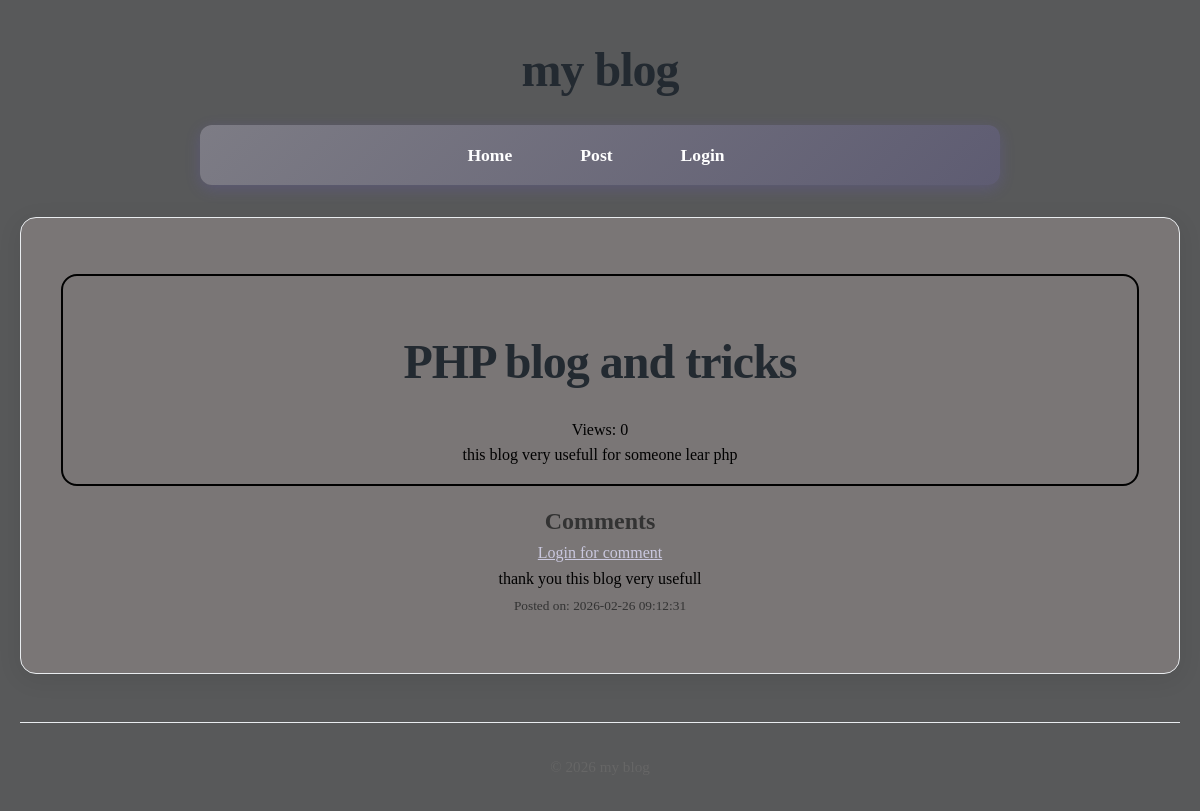
Screenshot of /post/2 with the database file from the repository.
### tables this page shows
CREATE TABLE posts(
    id INTEGER PRIMARY KEY AUTOINCREMENT,
    title TEXT NOT NULL,
    content TEXT NOT NULL,
    views INTEGER DEFAULT 0,
    user_id INTEGER NOT NULL,
    created_at DATETIME DEFAULT CURRENT_TIMESTAMP,
    FOREIGN KEY (user_id) REFERENCES users (id)
);

CREATE TABLE comments(
    id INTEGER PRIMARY KEY AUTOINCREMENT,
    content TEXT NOT NULL,
    user_id INTEGER NOT NULL,
    post_id INTEGER NOT NULL,
    created_at DATETIME DEFAULT CURRENT_TIMESTAMP,
    FOREIGN KEY (user_id) REFERENCES users (id),
    FOREIGN KEY (post_id) REFERENCES posts (id)
);

### core/View.php (called while the page is built, shortened)
<?php
class View{
    protected static $globals = [];
    public static function share(string $key , mixed $value): void{
        static::$globals[$key] = $value;
    }
    public static function render(string $template , array $data = [] , $layout = null): string{
        $data = [...static::$globals , ...$data];
        $content = static::renderTemplate($template, $data);
        return static::renderLayout($layout , $data, $content);
    }
    protected static function renderTemplate(string $template , array $data): string{
        extract($data);
        $path = dirname(__DIR__) . "/app/Views/$template.php";
        require $path;
        return ob_get_clean();
    }
     protected static function renderLayout(?string $template , array $data, string $content):string{
        return ob_get_clean();
    }
}

### app/Controllers/PostController.php (called while the page is built, shortened)
<?php
class PostController{
    public function show($id)
{
    $post = Post::find($id);
    $comments = Comment::forPost($id);
    return View::render(
        template: 'post/show',
        layout: 'layouts/main',
        data: [
            'post' => $post,
            'comments' => $comments,
            'user' => Auth::user()
        ]
    );
}
}

### core/Router.php (called while the page is built, shortened)
<?php
class Router{
    protected array $routes = [];
    protected array $globalMiddleware = [];
    protected array $routeMiddleware = [];
    public function add(string $method ,string $uri ,string $controller , array $middlewares = []): void{
        $this->routes[] = [
            'method' => $method,
            'uri' => $uri,
            'controller' => $controller,
            'middlewares' => $middlewares
        ];
    }
    public function addGlobalMiddleware(string $middleware):void {
        $this->globalMiddleware[] = $middleware;
    }
    public function addRouteMiddleware(string $name,string $middleware):void {
        $this->routeMiddleware[$name] = $middleware;
    }
    public function dispatch(string $uri ,string $method){
        $route = $this->findRoute($uri , $method);
        $middlewares = [
            ...$this->globalMiddleware,
            ...array_map(fn($name)=>$this->routeMiddleware[$name],$route['middlewares'])
        ];
       return $this->runMiddleware(
        $middlewares,
        function () use ($route) {
            [$controller , $action] = explode('@' , $route['controller']);
            return $this->callAction($controller , $action , $route['params']);
        }
       );
    }
    protected function runMiddleware(array $middlewares , callable $target): mixed{
        $next = $target;
        foreach(array_reverse($middlewares) as $middleware){
            $next = function() use ($middleware , $next){
                error_log("Middle ware : running $middleware");
                return (new $middleware)->handle($next);
            };
        }
        return $next();
    }
    protected function findRoute(string $uri , string $method): ?array{
        foreach($this->routes as $route){
            $params = $this->matchRoute($route['uri'] , $uri);
            if($params !== null && $route['method'] === $method){
                return [...$route , 'params' => $params];
            }
        }
        return null;
    }
    protected function matchRoute(string $routeUri,string $requestUri): ?array{
        $routeSegments = explode('/', trim($routeUri,'/'));
        $requestSegments = explode('/', trim($requestUri,'/'));
        if(count($routeSegments) !== count($requestSegments)){
            return null;
        }
        $params = [];
        foreach($routeSegments as $index => $routeSegment){
            if(str_starts_with($routeSegment,'{') && str_ends_with($routeSegment,'}')){
                $params[trim($routeSegment,'{}')] = $requestSegments[$index];
            }elseif($routeSegment !== $requestSegments[$index]){
                return null;
            }
        }
        return $params;
    }
    protected function callAction(string $controller,string $action,array $params): string{
        return (new $controller)->$action(... $params);
    }
}

### app/Middlewares/CSRF.php (called while the page is built, shortened)
<?php
class CSRF implements MiddleWare{
    public function handle(callable $next){
      return $next();
    }
}

### app/Middlewares/View.php (called while the page is built, shortened)
<?php
class View implements MiddleWare{
    public function handle(callable $next){
      return $next();
    }
}

### core/App.php (called while the page is built, shortened)
<?php
class App{
    protected static $container = [];
    public static function bind(string $key, mixed $value): void{
        static::$container[$key] = $value;
    }
    public static function get(string $key): mixed{
        return static::$container[$key];
    }
}

### core/Model.php (called while the page is built, shortened)
<?php
abstract class Model{
    protected static string $table;
    public static function find(mixed $id): ?static
{
    $db = App::get('database');
    $result = $db->fetch(
        "SELECT * FROM " . static::$table . " WHERE id = ?",
        [$id],
        static::class
    );
    return $result;
}
}

### core/DataBase.php (called while the page is built, shortened)
<?php
class DataBase{
    protected $pdo;
    public function __construct(array $config){
        try {
            $dsn = $this->createDsn($config);
            $username = $config['username'] ?? null;
            $password = $config['password'] ?? null;
            $options = $config['options'] ?? null;
            $this->pdo = new PDO($dsn , $username , $password , $options);
            $this->pdo->setAttribute(PDO::ATTR_ERRMODE,PDO::ERRMODE_EXCEPTION);
        } catch (PDOException $e) {
            throw new Exception("Could not connect to the database:" . $e);
        }
    }
    protected function createDsn(array $config): string{
        $driver = $config['driver'];
        $dbname = $config['dbname'];
        return match ($driver) {
            'sqlite' => "sqlite:$dbname",
            default => throw new Exception("Unsupported database driver: $driver") ,
        };
    }
    public function query(string $sql, array $params = []): PDOStatement{
        $stmt = $this->pdo->prepare($sql);
        $stmt->execute($params);
        return $stmt;
    }
    public function fetchAll(string $sql,array $params = [], ?string $classname = null): array{
        $stmt = $this->query($sql,$params);
        return $classname ? $stmt->fetchAll(PDO::FETCH_CLASS , $classname) : $stmt->fetchAll(PDO::FETCH_ASSOC);
    }
    public function fetch(string $query, array $params = [], ?string $class = null)
{
    $stmt = $this->query($query, $params);
    if ($class) {
        $result = $stmt->fetchObject($class);
        return $result === false ? null : $result;
    }
    $result = $stmt->fetch(PDO::FETCH_ASSOC);
    return $result === false ? null : $result;
}
}

### app/Models/Comment.php (called while the page is built, shortened)
<?php
class Comment extends Model{
    public static function forPost($postId): array{
        $db = App::get('database');
        return $db->fetchAll(
            "SELECT * FROM comments WHERE post_id = ? ORDER BY created_at DESC ",
            [$postId],
            static::class
        );
    }
}

### app/Views/post/show.php (the view)
<article class="article-blog">
    <h1 class="title-blog"><?= htmlspecialchars($post->title); ?></h1>
    <p class="view-blog">Views: <?= $post->views ?></p>
    <p class="content-blog">
        <?= nl2br(htmlspecialchars($post->content)) ?>
    </p>
</article>
<section>
    <h2 id="comments">Comments</h2>
    <?php if($user && check('comment')): ?>
        <form action="/post/<?= $post->id ?>/comment" method="POST" >
        <?= csrf_token() ?>
        <textarea name="content" rows="3" style="resize: none;"></textarea>
        <button type="submit">Send</button>
        </form>
    <?php else: ?>
    <p><a href="/login">Login for comment</a></p>
    <?php endif; ?>
    <?php foreach($comments as $comment): ?>
        <div class="div-comment">
            <p class="p-comment">
                <?= nl2br(htmlspecialchars($comment->content)) ?>
            </p>
            <small>Posted on: <?= $comment->created_at ?></small>
        </div>
    <?php endforeach; ?>
</section>

### public/style/style-form.css (style rules this page uses)
body { text-align: center; align-items: center; justify-content: center; }

### public/style/style-main.css (style rules this page uses)
* { margin: 0; padding: 0; box-sizing: border-box; }
body { font-family: Cambria, Cochin, Georgia, Times, 'Times New Roman', serif; line-height: 1.6; color: #333; background-color: #58595a; max-width: 1200px; margin: 0 auto; padding: 0 20px; }
h1 { text-align: center; margin: 2rem 0 1rem; font-size: 3rem; color: #232a31; font-weight: 700; letter-spacing: -1px; }
h1::after { margin-left: 10px; }
article { margin-bottom: 1rem; margin-top: 1rem; padding: 1rem; border: 1px solid gray; border-radius: 1rem; transition: 300ms ease-in; }
body { animation: fadeIn 0.5s ease-out; }
a { color: #cac8df; transition: color 0.3s ease; }
.div-comment { margin-bottom: 1rem; }
.p-comment { color: black; }
.article-blog { border: 2px solid black; color: black; }

### rows the page displays
posts: title "PHP blog and tricks", views "0", content "this blog very usefull for someone lear php"
comments: content "thank you this blog very usefull", created_at "2026-02-26 09:12:31"
